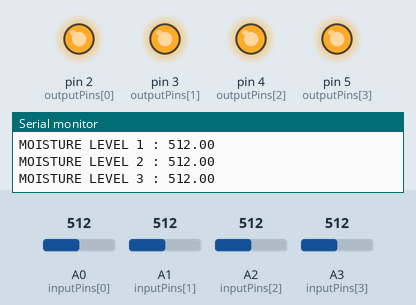
This sketch was run on a simulated Arduino Uno, built with avr-gcc and run on an emulated ATmega328P. Parts: output pins drawn as LEDs (lit = HIGH), the last lines printed to the serial monitor. The test bench sets the inputs (shaded band); at power-on: A0 (inputPins[0]) = 512, A1 (inputPins[1]) = 512, A2 (inputPins[2]) = 512, A3 (inputPins[3]) = 512.

Above: at 1.3 s.
1.4 s: A0 (inputPins[0]) set to 734
2.9 s: A0 (inputPins[0]) set to 768
At 4.4 s:
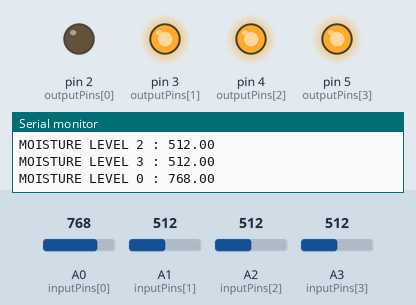
4.7 s: A1 (inputPins[1]) set to 735
6.2 s: A1 (inputPins[1]) set to 759
At 7.5 s:
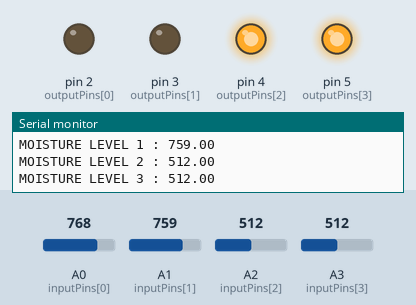
8.0 s: A2 (inputPins[2]) set to 736
9.5 s: A2 (inputPins[2]) set to 758
At 11.0 s:
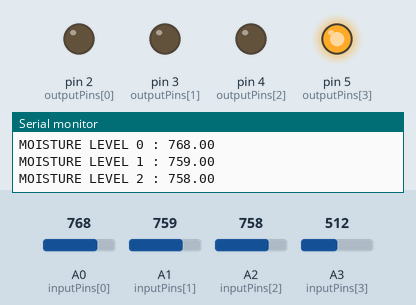
Timing chart, 0 to 12.3 s (numbered marks = the images above; inputs shaded):
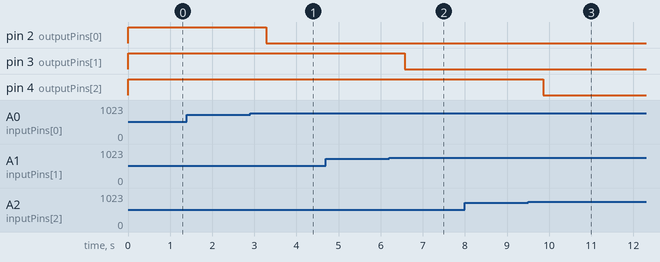

The sketch:

plant_watering.ino
```cpp
const int NUM_SENSORS = 4;
int outputPins[NUM_SENSORS] = {2, 3, 4, 5};
int inputPins[NUM_SENSORS] = {A0, A1, A2, A3};
float values[NUM_SENSORS] = {0, 0, 0, 0};

void setup() {
  Serial.begin(9600);

  for(int i = 0; i < NUM_SENSORS; i++) {
    pinMode(outputPins[i], OUTPUT);
    pinMode(inputPins[i], INPUT);
    digitalWrite(outputPins[i], HIGH);
  }
  delay(5);
}

void loop() {
  for(int i = 0; i < NUM_SENSORS; i++) {
    Serial.print("MOISTURE LEVEL ");
		Serial.print(i);
		Serial.print(" : ");
    values[i] = analogRead(inputPins[i]);
    Serial.println(values[i]);

    if(values[i] > 750) {
      digitalWrite(outputPins[i], LOW);
    } else {
      digitalWrite(outputPins[i], HIGH);
    }
  }

  Serial.println();
  delay(500);
}
```

Measured:
- the behaviour switches between 750 and 751 on A0 (inputPins[0]) (found by bisection; images 0 and 1)
- the behaviour switches between 750 and 751 on A1 (inputPins[1]) (found by bisection; images 1 and 2)
- the behaviour switches between 750 and 751 on A2 (inputPins[2]) (found by bisection; images 2 and 3)
- after the input at 2.9 s, pin 2 (outputPins[0]): HIGH → LOW after 0.39 s
- after the input at 6.2 s, pin 3 (outputPins[1]): HIGH → LOW after 0.37 s
- after the input at 9.5 s, pin 4 (outputPins[2]): HIGH → LOW after 0.36 s
